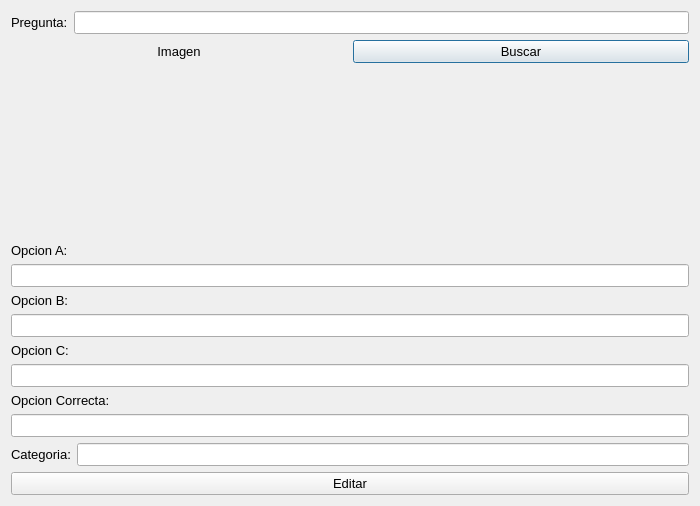
<?xml version="1.0" encoding="UTF-8"?>
<ui version="4.0">
 <class>VentanaEditarPreguntas</class>
 <widget class="QDialog" name="VentanaEditarPreguntas">
  <property name="geometry">
   <rect>
    <x>0</x>
    <y>0</y>
    <width>700</width>
    <height>506</height>
   </rect>
  </property>
  <property name="minimumSize">
   <size>
    <width>700</width>
    <height>506</height>
   </size>
  </property>
  <property name="maximumSize">
   <size>
    <width>700</width>
    <height>506</height>
   </size>
  </property>
  <property name="windowTitle">
   <string>Dialog</string>
  </property>
  <layout class="QVBoxLayout" name="verticalLayout">
   <item>
    <layout class="QHBoxLayout" name="horizontalLayout_4">
     <item>
      <widget class="QLabel" name="label">
       <property name="font">
        <font>
         <pointsize>10</pointsize>
        </font>
       </property>
       <property name="text">
        <string>Pregunta:</string>
       </property>
      </widget>
     </item>
     <item>
      <widget class="QLineEdit" name="lineEdit_preguntaEditar">
       <property name="font">
        <font>
         <pointsize>10</pointsize>
        </font>
       </property>
      </widget>
     </item>
    </layout>
   </item>
   <item>
    <layout class="QHBoxLayout" name="horizontalLayout">
     <item>
      <widget class="QLabel" name="label_5">
       <property name="font">
        <font>
         <pointsize>10</pointsize>
        </font>
       </property>
       <property name="text">
        <string>Imagen</string>
       </property>
       <property name="alignment">
        <set>Qt::AlignmentFlag::AlignCenter</set>
       </property>
      </widget>
     </item>
     <item>
      <widget class="QPushButton" name="pushButton_buscarImagenEditar">
       <property name="font">
        <font>
         <pointsize>10</pointsize>
        </font>
       </property>
       <property name="text">
        <string>Buscar</string>
       </property>
      </widget>
     </item>
    </layout>
   </item>
   <item>
    <widget class="QLabel" name="label_imagenEditar">
     <property name="maximumSize">
      <size>
       <width>16777215</width>
       <height>16777215</height>
      </size>
     </property>
     <property name="text">
      <string/>
     </property>
     <property name="scaledContents">
      <bool>true</bool>
     </property>
     <property name="alignment">
      <set>Qt::AlignmentFlag::AlignCenter</set>
     </property>
     <property name="margin">
      <number>20</number>
     </property>
    </widget>
   </item>
   <item>
    <layout class="QVBoxLayout" name="verticalLayout_opciones">
     <item>
      <widget class="QLabel" name="label_6">
       <property name="font">
        <font>
         <pointsize>10</pointsize>
        </font>
       </property>
       <property name="text">
        <string>Opcion A:</string>
       </property>
      </widget>
     </item>
     <item>
      <widget class="QLineEdit" name="lineEdit_opcionAEditar">
       <property name="font">
        <font>
         <pointsize>10</pointsize>
        </font>
       </property>
      </widget>
     </item>
     <item>
      <widget class="QLabel" name="label_7">
       <property name="font">
        <font>
         <pointsize>10</pointsize>
        </font>
       </property>
       <property name="text">
        <string>Opcion B:</string>
       </property>
      </widget>
     </item>
     <item>
      <widget class="QLineEdit" name="lineEdit_opcionBEditar">
       <property name="font">
        <font>
         <pointsize>10</pointsize>
        </font>
       </property>
      </widget>
     </item>
     <item>
      <widget class="QLabel" name="label_8">
       <property name="font">
        <font>
         <pointsize>10</pointsize>
        </font>
       </property>
       <property name="text">
        <string>Opcion C:</string>
       </property>
      </widget>
     </item>
     <item>
      <widget class="QLineEdit" name="lineEdit_opcionCEditar">
       <property name="font">
        <font>
         <pointsize>10</pointsize>
        </font>
       </property>
      </widget>
     </item>
     <item>
      <widget class="QLabel" name="label_9">
       <property name="font">
        <font>
         <pointsize>10</pointsize>
        </font>
       </property>
       <property name="text">
        <string>Opcion Correcta:</string>
       </property>
      </widget>
     </item>
     <item>
      <widget class="QLineEdit" name="lineEdit_opcionCorrectaEditar">
       <property name="font">
        <font>
         <pointsize>10</pointsize>
        </font>
       </property>
       <property name="maxLength">
        <number>1</number>
       </property>
      </widget>
     </item>
    </layout>
   </item>
   <item>
    <layout class="QHBoxLayout" name="horizontalLayout_2">
     <item>
      <widget class="QLabel" name="label_10">
       <property name="font">
        <font>
         <pointsize>10</pointsize>
        </font>
       </property>
       <property name="text">
        <string>Categoria:</string>
       </property>
      </widget>
     </item>
     <item>
      <widget class="QLineEdit" name="lineEdit_categoriaEditar">
       <property name="font">
        <font>
         <pointsize>10</pointsize>
        </font>
       </property>
      </widget>
     </item>
    </layout>
   </item>
   <item>
    <layout class="QHBoxLayout" name="horizontalLayout_3">
     <item>
      <widget class="QPushButton" name="pushButton_editarPregunta">
       <property name="font">
        <font>
         <pointsize>10</pointsize>
        </font>
       </property>
       <property name="text">
        <string>Editar</string>
       </property>
      </widget>
     </item>
    </layout>
   </item>
  </layout>
 </widget>
 <resources/>
 <connections/>
</ui>
